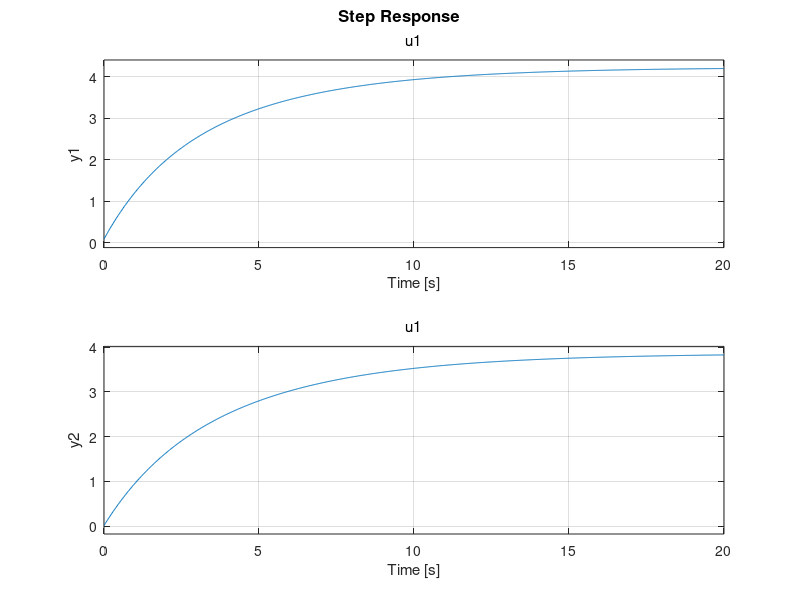

Write the MATLAB code that produced this figure. (Note: this script raises an error after producing the figure.)
% Dati
%   A (3x3)
%   B (3x1)
%   C (2x3)
%   D (?x?)
% Fare:
% - Rappresentazione state-space
% - Funzione di trasferimento
% - Risposta all'impulso
% - Risposta al gradino

% Pulisci
clear; clc

% Dati del problema
A = -[ rand 0 0; 0 rand 0; 0 0 rand ]; % Sistema stabile
B = rand(3, 1);
C = rand(2, 3);
D = rand(2, 1);

% Rappresentazione state-space
sistema = ss(A,B,C,D);

% Funzione di trasferimento
tf(sistema)

% Risposta a impulso e gradino
t = linspace(0, 20, 1000);

figure(1);
step(sistema, t);

figure(2);
impulse(sistema, t);
